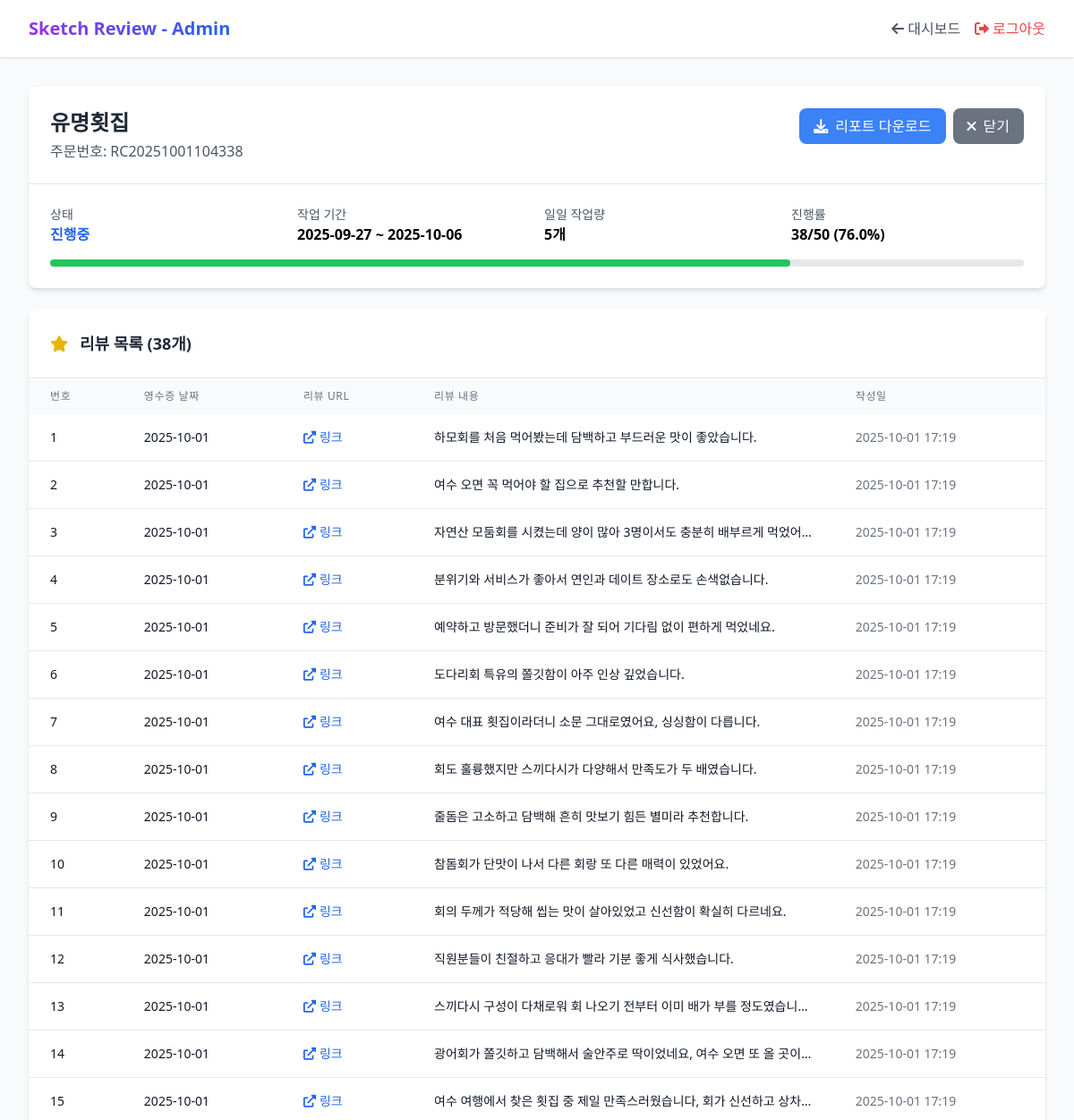
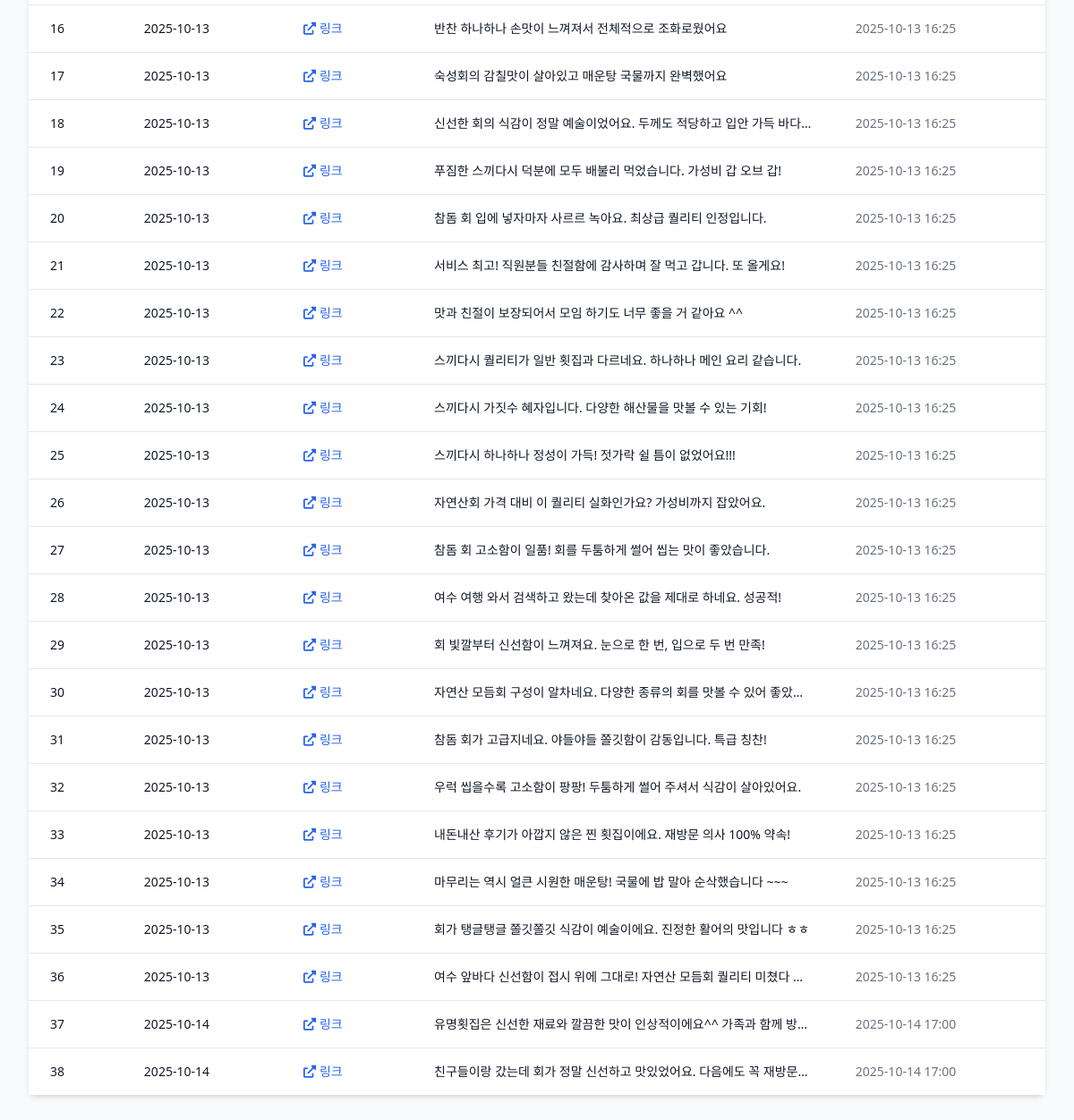
Page /admin/orders/1 (signed in) on the committed database (2 pictures, top to bottom).
### final_complete_system.py (models this page shows)
class ReceiptWorkOrder(Base):
    __tablename__ = "receipt_work_orders"
    id = Column(Integer, primary_key=True)
    order_no = Column(String(50), unique=True, nullable=False)
    company_id = Column(Integer, ForeignKey("companies.id"), nullable=False)
    client_id = Column(Integer, ForeignKey("users.id"), nullable=False)
    business_name = Column(String(200), nullable=False)
    representative_name = Column(String(100), nullable=False)
    business_number = Column(String(20), nullable=False)
    business_type = Column(String(20), nullable=False, default="일반")  # 업종 (맛집/일반)
    place_number = Column(String(20))
    place_link = Column(String(500))  # 플레이스 링크 추가
    business_address = Column(Text, nullable=False)
    receipt_date = Column(Date, nullable=False)
    start_date = Column(Date, nullable=False)
    end_date = Column(Date, nullable=False)
    daily_count = Column(Integer, nullable=False)
    working_days = Column(Integer, nullable=False)
    total_count = Column(Integer, nullable=False)
    completed_count = Column(Integer, default=0)
    guidelines = Column(Text)
    unit_price = Column(Float, default=3000)
    total_price = Column(Float, nullable=False)
    attachment_images = Column(Text)  # JSON 배열 형식으로 저장: ["path1.jpg", "path2.jpg"]
    review_excel_path = Column(Text)  # 엑셀 파일 경로
    review_photos_path = Column(Text)  # 사진 ZIP 파일 경로
    status = Column(String(20), default="pending")  # pending, approved, rejected, in_progress, completed
    rejection_reason = Column(Text)
    approved_at = Column(DateTime)
    approved_by = Column(Integer, ForeignKey("users.id"))
    completed_at = Column(DateTime)
    admin_memo = Column(Text)
    created_at = Column(DateTime, default=datetime.now)
    updated_at = Column(DateTime, default=datetime.now, onupdate=datetime.now)
    company = relationship("Company", back_populates="orders")
    client = relationship("User", back_populates="orders", foreign_keys=[client_id])
    reviews = relationship("Review", back_populates="order")
    extension_requests = relationship("ExtensionRequest", back_populates="order")

class Review(Base):
    __tablename__ = "reviews"
    id = Column(Integer, primary_key=True)
    order_id = Column(Integer, ForeignKey("receipt_work_orders.id"), nullable=False)
    reviewer_id = Column(Integer, ForeignKey("users.id"))
    review_url = Column(String(500))
    naver_review_id = Column(String(100))
    content = Column(Text, nullable=False)
    rating = Column(Integer, default=5)
    review_date = Column(Date, nullable=False)
    receipt_number = Column(String(50))
    author_name = Column(String(100))
    visit_date = Column(String(50))
    receipt_date_str = Column(String(50))  # 영수증 날짜 문자열
    menu_items = Column(Text)  # JSON 형태로 메뉴 저장
    images = Column(Text)  # JSON 형태로 이미지 URL 저장
    is_submitted = Column(Boolean, default=False)
    submitted_at = Column(DateTime)
    extracted_at = Column(DateTime)
    created_at = Column(DateTime, default=datetime.now)
    updated_at = Column(DateTime, default=datetime.now, onupdate=datetime.now)
    order = relationship("ReceiptWorkOrder", back_populates="reviews")

### final_complete_system.py (the view)
@app.get("/admin/orders/{order_id}")
async def view_admin_order_details(
    order_id: int,
    request: Request,
    user = Depends(require_super_admin),
    db: Session = Depends(get_db)
):
    order = db.query(ReceiptWorkOrder).filter(ReceiptWorkOrder.id == order_id).first()
    if not order:
        raise HTTPException(status_code=404, detail="주문을 찾을 수 없습니다.")
    order.reviews = db.query(Review).filter(
        Review.order_id == order_id,
        ~Review.content.like("추출 실패%")
    ).all()
    return templates.TemplateResponse("admin_order_details.html", {
        "request": request,
        "order": order,
        "current_user": user
    })

### templates/admin_order_details.html (shortened to what this page needs)
<!DOCTYPE html>
<html lang="ko">
<head>
    <script src="https://cdn.tailwindcss.com"></script>
    <link rel="stylesheet" href="https://cdnjs.cloudflare.com/ajax/libs/font-awesome/6.0.0/css/all.min.css">
</head>
<body class="bg-gray-50">
    <nav class="bg-white shadow-sm border-b">
        <div class="max-w-7xl mx-auto px-4 sm:px-6 lg:px-8">
            <div class="flex justify-between h-16">
                <div class="flex items-center">
                    <h1 class="text-xl font-bold bg-gradient-to-r from-purple-600 to-blue-600 bg-clip-text text-transparent">
                    </h1>
                </div>
                <div class="flex items-center space-x-4">
                    <a href="/admin" class="text-gray-600 hover:text-gray-800">
                        <i class="fas fa-arrow-left mr-1"></i>대시보드
                    </a>
                    <a href="/logout" class="text-red-500 hover:text-red-600">
                        <i class="fas fa-sign-out-alt mr-1"></i>로그아웃
                    </a>
                </div>
            </div>
        </div>
    </nav>
    <div class="max-w-7xl mx-auto px-4 sm:px-6 lg:px-8 py-8">
        <div class="bg-white rounded-lg shadow-md mb-6">
            <div class="p-6 border-b">
                <div class="flex justify-between items-start">
                    <div>
                        <h2 class="text-2xl font-bold text-gray-800">{{ order.business_name }}</h2>
                        <p class="text-gray-600 mt-1">주문번호: {{ order.order_no }}</p>
                    </div>
                    <div class="flex space-x-2">
                        <button onclick="downloadReport({{ order.id }})"
                                class="bg-blue-500 hover:bg-blue-600 text-white px-4 py-2 rounded-lg transition">
                            <i class="fas fa-download mr-2"></i>리포트 다운로드
                        </button>
                        <button onclick="goBack()"
                                class="bg-gray-500 hover:bg-gray-600 text-white px-4 py-2 rounded-lg transition">
                            <i class="fas fa-times mr-2"></i>닫기
                        </button>
                    </div>
                </div>
            </div>
            <div class="p-6">
                <div class="grid grid-cols-2 md:grid-cols-4 gap-4">
                    <div>
                        <p class="text-sm text-gray-600">상태</p>
                        <p class="font-semibold">
                            {% if order.status == 'pending' %}
                                <span class="text-yellow-600">대기중</span>
                            {% elif order.status == 'approved' %}
                                <span class="text-blue-600">진행중</span>
                            {% elif order.status == 'completed' %}
                                <span class="text-green-600">완료</span>
                            {% else %}
                                <span class="text-red-600">거부</span>
                            {% endif %}
                        </p>
                    </div>
                    <div>
                        <p class="text-sm text-gray-600">작업 기간</p>
                        <p class="font-semibold">
                            {{ order.start_date.strftime('%Y-%m-%d') if order.start_date else '-' }} ~
                            {{ order.end_date.strftime('%Y-%m-%d') if order.end_date else '-' }}
                        </p>
                    </div>
                    <div>
                        <p class="text-sm text-gray-600">일일 작업량</p>
                        <p class="font-semibold">{{ order.daily_count }}개</p>
                    </div>
                    <div>
                        <p class="text-sm text-gray-600">진행률</p>
                        <p class="font-semibold">
                            {{ order.completed_count }}/{{ order.total_count }}
                            ({{ ((order.completed_count / order.total_count * 100) if order.total_count > 0 else 0)|round(1) }}%)
                        </p>
                    </div>
                </div>
                <div class="mt-4">
                    <div class="w-full bg-gray-200 rounded-full h-2">
                        <div class="bg-green-500 h-2 rounded-full"
                             style="width: {{ ((order.completed_count / order.total_count * 100) if order.total_count > 0 else 0) }}%"></div>
                    </div>
                </div>
            </div>
        </div>
        <div class="bg-white rounded-lg shadow-md">
            <div class="p-6 border-b">
                <h3 class="text-lg font-semibold text-gray-800">
                    <i class="fas fa-star mr-2 text-yellow-500"></i>
                    리뷰 목록 ({{ order.reviews|length }}개)
                </h3>
            </div>
            <div class="overflow-x-auto">
                <table class="min-w-full">
                    <thead>
                        <tr class="bg-gray-50">
                            <th class="px-6 py-3 text-left text-xs font-medium text-gray-500 uppercase tracking-wider">번호</th>
                            <th class="px-6 py-3 text-left text-xs font-medium text-gray-500 uppercase tracking-wider">영수증 날짜</th>
                            <th class="px-6 py-3 text-left text-xs font-medium text-gray-500 uppercase tracking-wider">리뷰 URL</th>
                            <th class="px-6 py-3 text-left text-xs font-medium text-gray-500 uppercase tracking-wider">리뷰 내용</th>
                            <th class="px-6 py-3 text-left text-xs font-medium text-gray-500 uppercase tracking-wider">작성일</th>
                        </tr>
                    </thead>
                    <tbody class="bg-white divide-y divide-gray-200">
                        {% for review in order.reviews %}
                        <tr class="hover:bg-gray-50">
                            <td class="px-6 py-4 text-sm text-gray-900">{{ loop.index }}</td>
                            <td class="px-6 py-4 text-sm text-gray-900">
                                {{ review.review_date.strftime('%Y-%m-%d') if review.review_date else '-' }}
                            </td>
                            <td class="px-6 py-4 text-sm">
                                {% if review.review_url %}
                                    <a href="{{ review.review_url }}" target="_blank"
                                       class="text-blue-600 hover:text-blue-800 hover:underline">
                                        <i class="fas fa-external-link-alt mr-1"></i>링크
                                    </a>
                                {% else %}
                                    <span class="text-gray-400">-</span>
                                {% endif %}
                            </td>
                            <td class="px-6 py-4 text-sm text-gray-900 max-w-xs truncate">
                                {{ review.content if review.content else '-' }}
                            </td>
                            <td class="px-6 py-4 text-sm text-gray-500">
                                {{ review.created_at.strftime('%Y-%m-%d %H:%M') }}
                            </td>
                        </tr>
                        {% else %}
                        <tr>
                            <td colspan="5" class="px-6 py-4 text-center text-gray-500">
                                등록된 리뷰가 없습니다.
                            </td>
                        </tr>
                        {% endfor %}
                    </tbody>
                </table>
            </div>
        </div>
    </div>
</body>
</html>

### rows in the picture
ReceiptWorkOrder: business_name "유명횟집", order_no "RC20251001104338", start_date "2025-09-27", end_date "2025-10-06", daily_count "5", completed_count "38", total_count "50", total_count+completed_count "76.0"
Review: review_date "2025-10-01", content "하모회를 처음 먹어봤는데 담백하고 부드러운 맛이 좋았습니다.", created_at "2025-10-01 17:19"
Review: review_date "2025-10-01", content "여수 오면 꼭 먹어야 할 집으로 추천할 만합니다.", created_at "2025-10-01 17:19"
Review: review_date "2025-10-01", content "자연산 모둠회를 시켰는데 양이 많아 3명이서도 충분히 배부르게 먹었어…", created_at "2025-10-01 17:19"
Review: review_date "2025-10-01", content "분위기와 서비스가 좋아서 연인과 데이트 장소로도 손색없습니다.", created_at "2025-10-01 17:19"
Review: review_date "2025-10-01", content "예약하고 방문했더니 준비가 잘 되어 기다림 없이 편하게 먹었네요.", created_at "2025-10-01 17:19"
Review: review_date "2025-10-01", content "도다리회 특유의 쫄깃함이 아주 인상 깊었습니다.", created_at "2025-10-01 17:19"
Review: review_date "2025-10-01", content "여수 대표 횟집이라더니 소문 그대로였어요, 싱싱함이 다릅니다.", created_at "2025-10-01 17:19"
Review: review_date "2025-10-01", content "회도 훌륭했지만 스끼다시가 다양해서 만족도가 두 배였습니다.", created_at "2025-10-01 17:19"
Review: review_date "2025-10-01", content "줄돔은 고소하고 담백해 흔히 맛보기 힘든 별미라 추천합니다.", created_at "2025-10-01 17:19"
Review: review_date "2025-10-01", content "참돔회가 단맛이 나서 다른 회랑 또 다른 매력이 있었어요.", created_at "2025-10-01 17:19"
Review: review_date "2025-10-01", content "회의 두께가 적당해 씹는 맛이 살아있었고 신선함이 확실히 다르네요.", created_at "2025-10-01 17:19"
Review: review_date "2025-10-01", content "직원분들이 친절하고 응대가 빨라 기분 좋게 식사했습니다.", created_at "2025-10-01 17:19"
Review: review_date "2025-10-01", content "스끼다시 구성이 다채로워 회 나오기 전부터 이미 배가 부를 정도였습니다.", created_at "2025-10-01 17:19"
Review: review_date "2025-10-01", content "광어회가 쫄깃하고 담백해서 술안주로 딱이었네요, 여수 오면 또 올 곳이…", created_at "2025-10-01 17:19"
Review: review_date "2025-10-01", content "여수 여행에서 찾은 횟집 중 제일 만족스러웠습니다, 회가 신선하고 상차…", created_at "2025-10-01 17:19"
Review: review_date "2025-10-13", content "반찬 하나하나 손맛이 느껴져서 전체적으로 조화로웠어요", created_at "2025-10-13 16:25"
Review: review_date "2025-10-13", content "숙성회의 감칠맛이 살아있고 매운탕 국물까지 완벽했어요", created_at "2025-10-13 16:25"
Review: review_date "2025-10-13", content "신선한 회의 식감이 정말 예술이었어요. 두께도 적당하고 입안 가득 바다…", created_at "2025-10-13 16:25"
Review: review_date "2025-10-13", content "푸짐한 스끼다시 덕분에 모두 배불리 먹었습니다. 가성비 갑 오브 갑!", created_at "2025-10-13 16:25"
Review: review_date "2025-10-13", content "참돔 회 입에 넣자마자 사르르 녹아요. 최상급 퀄리티 인정입니다.", created_at "2025-10-13 16:25"
Review: review_date "2025-10-13", content "서비스 최고! 직원분들 친절함에 감사하며 잘 먹고 갑니다. 또 올게요!", created_at "2025-10-13 16:25"
Review: review_date "2025-10-13", content "맛과 친절이 보장되어서 모임 하기도 너무 좋을 거 같아요 ^^", created_at "2025-10-13 16:25"
Review: review_date "2025-10-13", content "스끼다시 퀄리티가 일반 횟집과 다르네요. 하나하나 메인 요리 같습니다.", created_at "2025-10-13 16:25"
Review: review_date "2025-10-13", content "스끼다시 가짓수 혜자입니다. 다양한 해산물을 맛볼 수 있는 기회!", created_at "2025-10-13 16:25"
Review: review_date "2025-10-13", content "스끼다시 하나하나 정성이 가득! 젓가락 쉴 틈이 없었어요!!!", created_at "2025-10-13 16:25"
Review: review_date "2025-10-13", content "자연산회 가격 대비 이 퀄리티 실화인가요? 가성비까지 잡았어요.", created_at "2025-10-13 16:25"
Review: review_date "2025-10-13", content "참돔 회 고소함이 일품! 회를 두툼하게 썰어 씹는 맛이 좋았습니다.", created_at "2025-10-13 16:25"
Review: review_date "2025-10-13", content "여수 여행 와서 검색하고 왔는데 찾아온 값을 제대로 하네요. 성공적!", created_at "2025-10-13 16:25"
Review: review_date "2025-10-13", content "회 빛깔부터 신선함이 느껴져요. 눈으로 한 번, 입으로 두 번 만족!", created_at "2025-10-13 16:25"
Review: review_date "2025-10-13", content "자연산 모듬회 구성이 알차네요. 다양한 종류의 회를 맛볼 수 있어 좋았…", created_at "2025-10-13 16:25"
Review: review_date "2025-10-13", content "참돔 회가 고급지네요. 야들야들 쫄깃함이 감동입니다. 특급 칭찬!", created_at "2025-10-13 16:25"
Review: review_date "2025-10-13", content "우럭 씹을수록 고소함이 팡팡! 두툼하게 썰어 주셔서 식감이 살아있어요.", created_at "2025-10-13 16:25"
Review: review_date "2025-10-13", content "내돈내산 후기가 아깝지 않은 찐 횟집이에요. 재방문 의사 100% 약속!", created_at "2025-10-13 16:25"
Review: review_date "2025-10-13", content "마무리는 역시 얼큰 시원한 매운탕! 국물에 밥 말아 순삭했습니다 ~~~", created_at "2025-10-13 16:25"
Review: review_date "2025-10-13", content "회가 탱글탱글 쫄깃쫄깃 식감이 예술이에요. 진정한 활어의 맛입니다 ㅎㅎ", created_at "2025-10-13 16:25"
Review: review_date "2025-10-13", content "여수 앞바다 신선함이 접시 위에 그대로! 자연산 모듬회 퀄리티 미쳤다…", created_at "2025-10-13 16:25"
Review: review_date "2025-10-14", content "유명횟집은 신선한 재료와 깔끔한 맛이 인상적이에요^^ 가족과 함께 방…", created_at "2025-10-14 17:00"
Review: review_date "2025-10-14", content "친구들이랑 갔는데 회가 정말 신선하고 맛있었어요. 다음에도 꼭 재방문…", created_at "2025-10-14 17:00"

### other values in the picture
{{ order.reviews|length }} "38"
